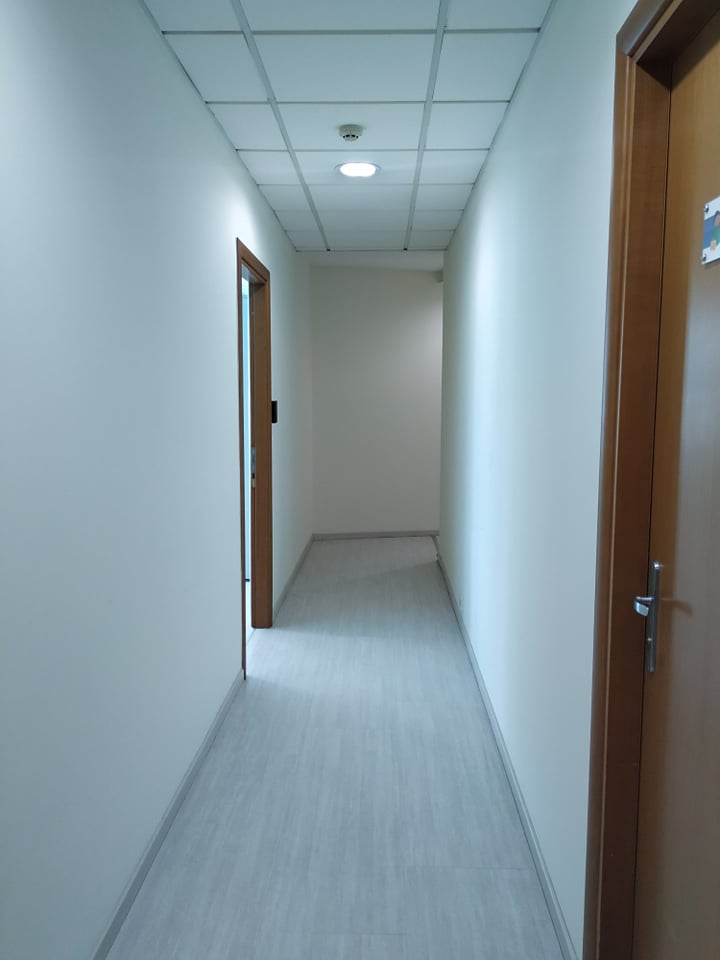
#> input picture Dev/PythonDev/Work/img9.jpg, 720 x 960 px
$ python main.py   (older library calls are emulated)
#> lines starting #> are read from the running program, lines starting #| are printed output that depends on the picture; after the words box and inside, x2 and y2 are one past the last pixel; in counts of white or black regions, pixels touching at a corner belong together; long printed decimals are rounded
# import cv2
# import numpy as np
#
# # image = cv2.imread('img24.jpg')
# # kernel = np.array([[-1,-1,-1], [-1,9,-1], [-1,-1,-1]])
# # sharpened = cv2.filter2D(image, -1, kernel)
# # #sharpened = cv2.filter2D(image, -1, kernel) # applying the sharpening kernel to the input image & displaying it.
# # cv2.imshow('Image Sharpening', sharpened)
# # cv2.imwrite('img24improved.jpg',sharpened)
# # cv2.waitKey(0)
# # cv2.destroyAllWindows()
###################################################################################################################################
# # importing required libraries of opencv
# import cv2
#
# # importing library for plotting
# from matplotlib import pyplot as plt
#
# # reads an input image
# img = cv2.imread('Work/img2improved.jpg', 0)
#
# # find frequency of pixels in range 0-255
# histr = cv2.calcHist([img], [0], None, [256], [0, 256])
#
# # show the plotting graph of an image
# plt.plot(histr)
# plt.show()
##################################################################################
from skimage.measure import compare_ssim
import cv2
import numpy as np

before = cv2.imread('Work/img9.jpg')
#> before is the input picture: shape (960, 720, 3); mean B, G, R 153.7, 147.9, 132.8
after = cv2.imread('Work/img9improved.jpg')
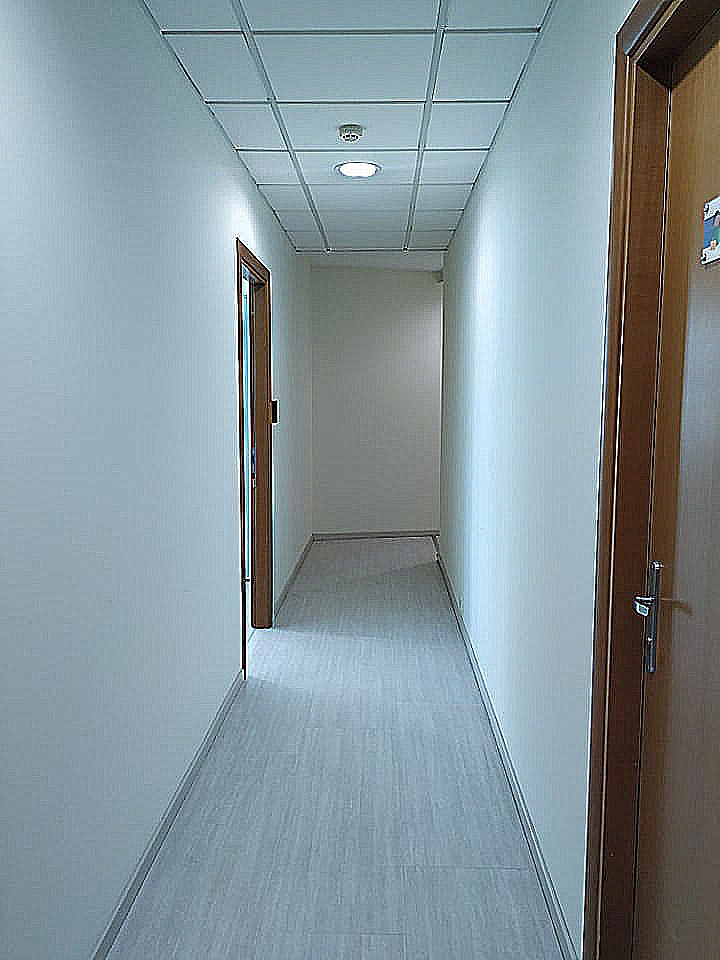
#> input picture Dev/PythonDev/Work/img9improved.jpg, 720 x 960 px
#> after is the input picture: shape (960, 720, 3); mean B, G, R 153.7, 147.9, 132.9
height, width, depth = before.shape
#> height = 960; width = 720; depth = 3
after = cv2.resize(after,(width,height))   # image resizing


# Convert images to grayscale
before_gray = cv2.cvtColor(before, cv2.COLOR_BGR2GRAY)
after_gray = cv2.cvtColor(after, cv2.COLOR_BGR2GRAY)

# Compute SSIM between two images
(score, diff) = compare_ssim(before_gray, after_gray, full=True)
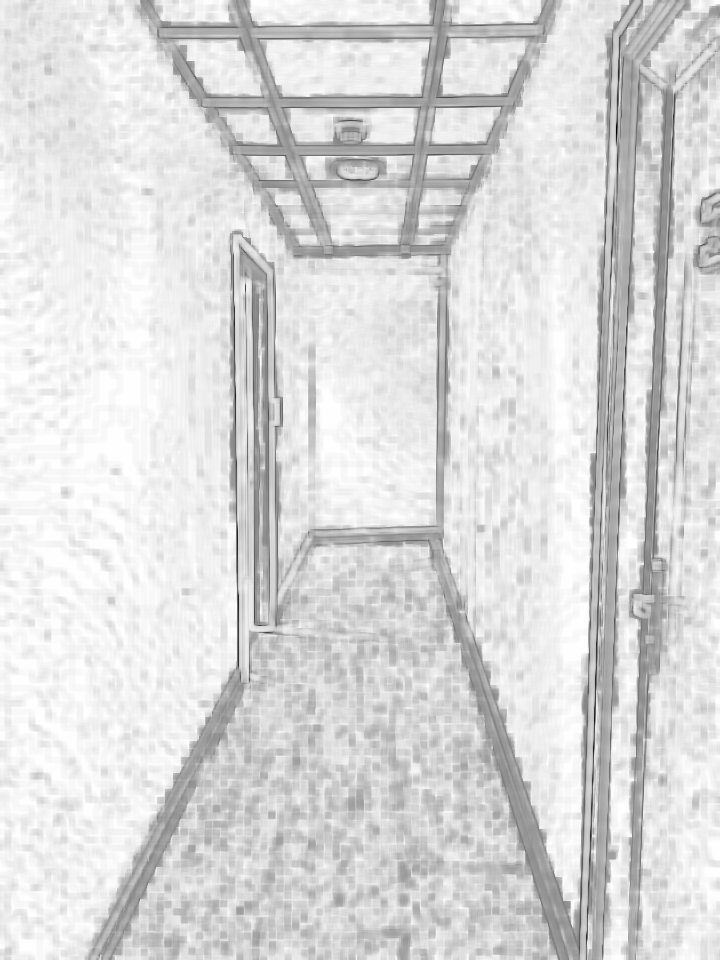
#> diff: shape (960, 720) float64; min -0.625, max 1, mean 0.768; drawn with min black and max white
#> score = 0.767
print("Image similarity", score)
#| Image similarity 0.7671

# The diff image contains the actual image differences between the two images
# and is represented as a floating point data type in the range [0,1]
# so we must convert the array to 8-bit unsigned integers in the range
# [0,255] before we can use it with OpenCV
diff = (diff * 255).astype("uint8")

# Threshold the difference image, followed by finding contours to
# obtain the regions of the two input images that differ
thresh = cv2.threshold(diff, 0, 255, cv2.THRESH_BINARY_INV | cv2.THRESH_OTSU)[1]
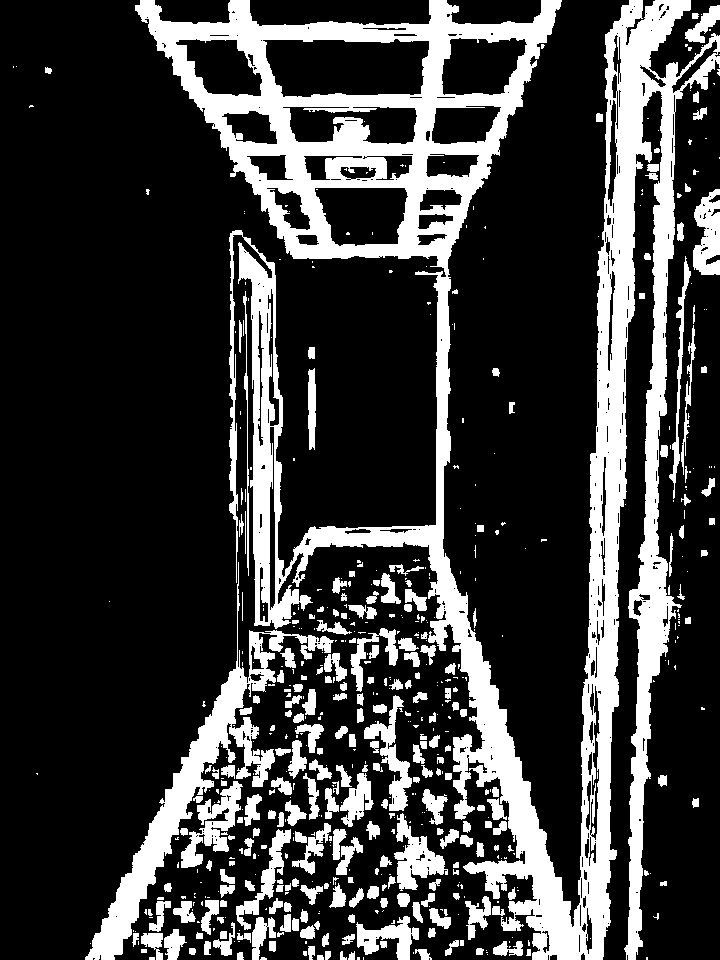
#> thresh: shape (960, 720); 23.6% white; 589 white regions (342 under 20 px)
contours = cv2.findContours(thresh.copy(), cv2.RETR_EXTERNAL, cv2.CHAIN_APPROX_SIMPLE)
#> contours = 572 contours, 366 with area under 20; largest, box (x1, y1, x2, y2) and area: (135, 0, 720, 960) 144794, (85, 562, 334, 960) 10822, (181, 781, 243, 868) 1761, (394, 813, 448, 891) 1688, (693, 189, 720, 275) 1528
contours = contours[0] if len(contours) == 2 else contours[1]

mask = np.zeros(before.shape, dtype='uint8')
filled_after = after.copy()

for c in contours:
    area = cv2.contourArea(c)
    if area > 40:
        x,y,w,h = cv2.boundingRect(c)
        cv2.rectangle(before, (x, y), (x + w, y + h), (36,255,12), 2)
        cv2.rectangle(after, (x, y), (x + w, y + h), (36,255,12), 2)
        cv2.drawContours(mask, [c], 0, (0,255,0), -1)
        cv2.drawContours(filled_after, [c], 0, (0,255,0), -1)
#> this loop made 572 passes
#> (area, x, y, w, h) on passes 17, 22, 25, 28, 31, 35, 37, 38, 39, 40, 44, 48: (85, 415, 949, 17, 11), (60, 308, 946, 7, 14), (232, 493, 941, 30, 15), (56, 269, 941, 7, 11), (63, 204, 941, 7, 14), (71, 445, 940, 14, 16), (61.5, 342, 934, 13, 11), (54.5, 322, 933, 7, 14), (55.5, 237, 933, 14, 10), (289.5, 141, 933, 22, 27), (41.5, 220, 931, 7, 8), (370, 164, 929, 23, 31)
#> area on passes 6, 10, 11, 12, 13, 19: 22.5, 35, 31, 23, 35.5, 36.5
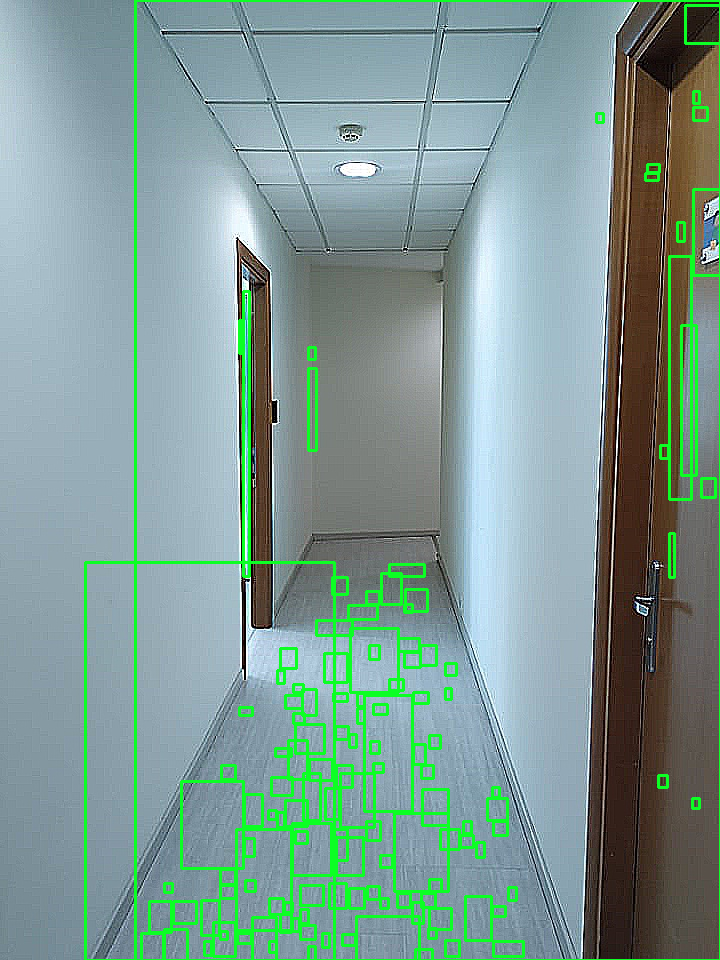
#> after: shape (960, 720, 3); 5.58% of pixels changed, all inside (x1, y1, x2, y2) = (84, 0, 720, 960)
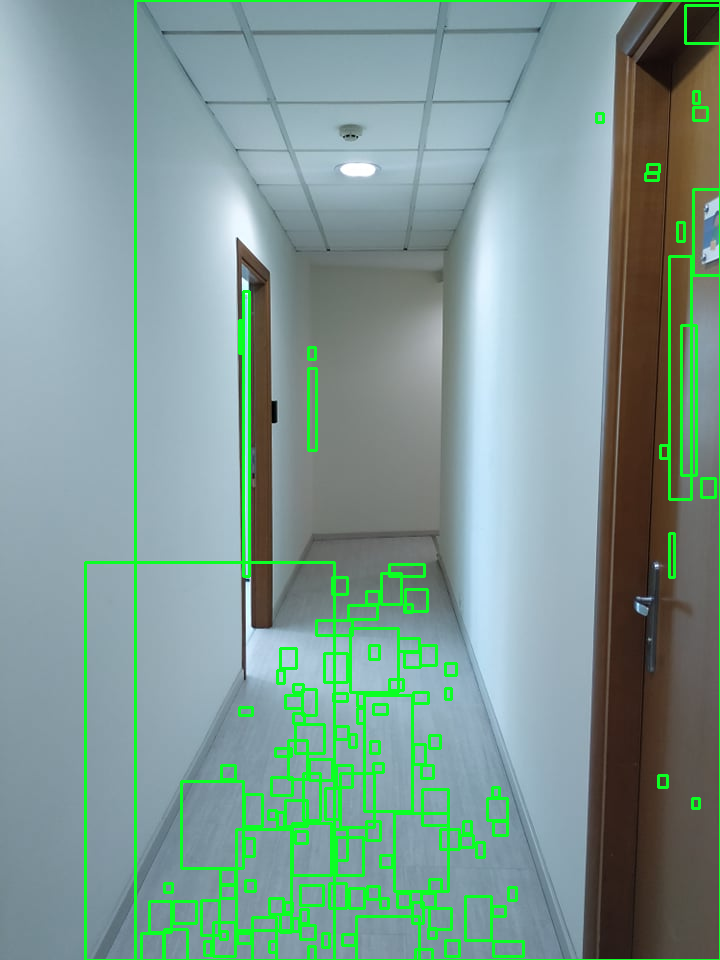
#> before: shape (960, 720, 3); 5.58% of pixels changed, all inside (x1, y1, x2, y2) = (84, 0, 720, 960)
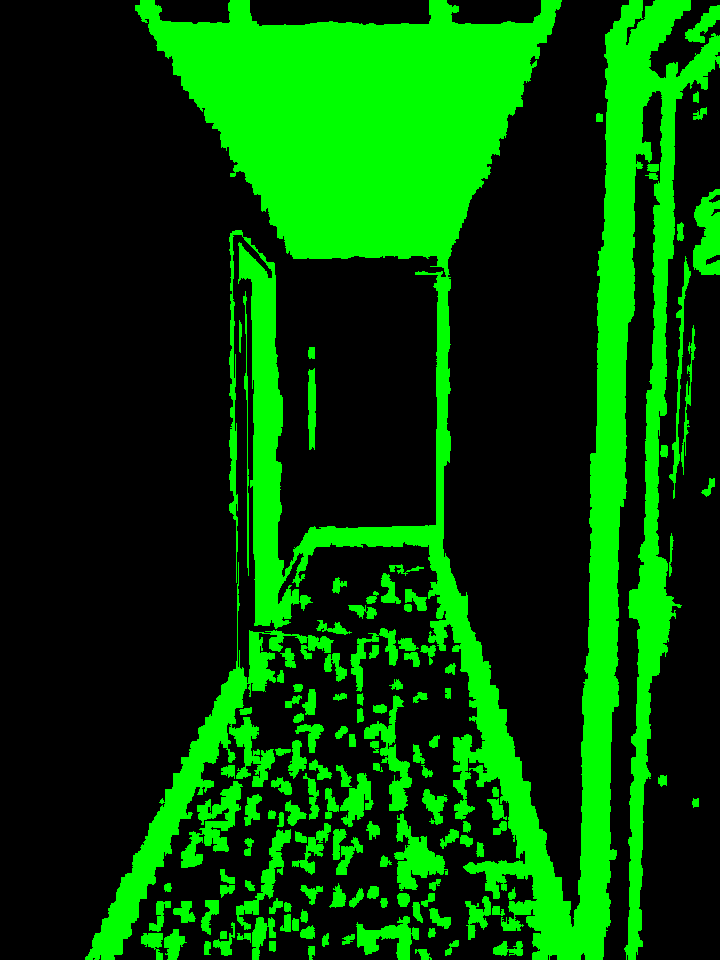
#> mask: shape (960, 720, 3); mean B, G, R 0, 72.1, 0

# [4 lines of commented-out code are left out]
cv2.imwrite('diff.jpg',diff)
cv2.imshow('filled after',filled_after)
cv2.waitKey(0)
# [8 lines of commented-out code are left out]
